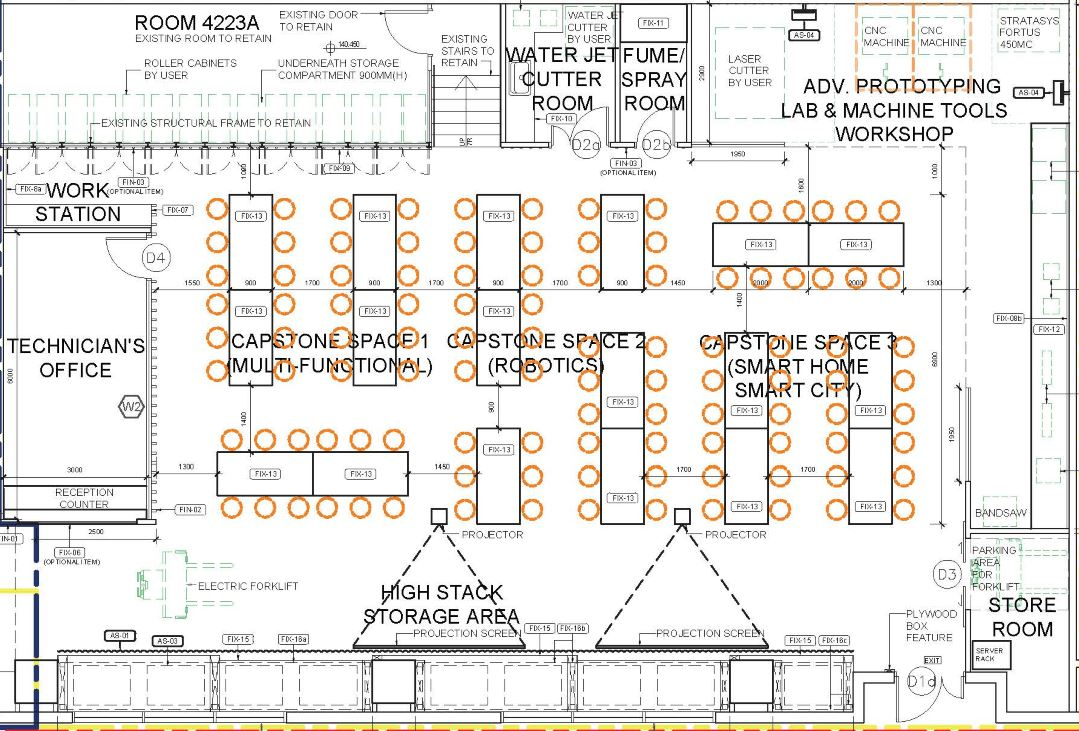
#> input picture Map.jpg, 1079 x 731 px
$ python display.py
#> lines starting #> are read from the running program, lines starting #| are printed output that depends on the picture; after the words box and inside, x2 and y2 are one past the last pixel; in counts of white or black regions, pixels touching at a corner belong together
### TaskAssignment.py
from sys import path
from external import *
from scipy.cluster.vq import kmeans
import typing
import math
import logging
from scipy.optimize import linear_sum_assignment
from tsp import TSP

class TaskAssignment:
    def __init__(self, trolley: list[Trolley], worker: list[Worker]):
        self._trolley = trolley
        self._worker = worker
        self._worker_capacity = 7
        self._dis_penalty_weight = 1.0/4.0

    # [5 lines left out: function update, not called in this run]

    def get_pos_array(self, l: list[Target]):
        pos = []
        for i in l:
            pos.append(i.get_position())
        return pos

    def assign_trolley_to_centroid(self, trolley: list[Target], centroids: list):
        t = self.get_pos_array(trolley)
        group_index = [0 for _ in range(len(trolley))]
        for i in range(len(t)):
            min_norm = math.inf
            min_index = 0
            for j in range(len(centroids)):
                dist = (t[i][0] - centroids[j][0]) **2 + (t[i][1] - centroids[j][1])  **2
                if dist < min_norm:
                    min_norm = dist
                    min_index = j
            group_index[i] = min_index
        return (group_index, centroids)

    def cluster(self, trolley: list[Trolley], num_cluster: int):
        t = self.get_pos_array(trolley)
        centroids= kmeans(t, num_cluster)[0]
        group_index, centroids = self.assign_trolley_to_centroid(trolley, centroids)
        return (group_index, centroids)

    def grouping(self) -> list[TrolleyGroup]:
        num_trolley = len(self._trolley)
        num_cluster = num_trolley // self._worker_capacity
        remaining_trolley = self._trolley
        remaining_centroids = []
        iter = 0
        while len(remaining_trolley) != 0:
            iter += 1
            group_index, centroids = self.cluster(remaining_trolley, num_cluster)
            keep_index = [0 for _ in range(len(centroids))]
            for i in range(len(centroids)):
                if group_index.count(i) <= self._worker_capacity:
                    keep_index[i] = 1

            remaining_centroids += [d for d, s in zip(centroids, keep_index) if s]
            remaining_trolley = [d for d, s in zip(remaining_trolley, group_index) if not keep_index[s]]
            logging.debug("Iter: %d Re: %d", iter, len(remaining_trolley))
            num_cluster = keep_index.count(0) + 1

        group_index, _= self.assign_trolley_to_centroid(self._trolley, remaining_centroids)
        group = []
        for i in range(len(remaining_centroids)):
            trolley = [d for d, s in zip(self._trolley, group_index) if s==i]
            x, y = remaining_centroids[i]
            group.append(TrolleyGroup(x, y, trolley))

        return group

    # [18 lines left out: functions assign_workers_to_groups, calculate_picking_order, not called in this run]

# [34 lines that do not run on import are left out]


### external.py
from datetime import datetime
from math import sqrt, inf

class Target:
    def __init__(self, x: float, y: float):
        self._x = x
        self._y = y
        self._create_time = datetime.now()

    def get_position(self):
        return (self._x, self._y)

    def get_position_int(self):
        return (int(round(self._x)), int(round(self._y)))

    def get_idle_time(self):
        return (datetime.now() - self._create_time).total_seconds()

    def get_distance(self, pos):
        return sqrt((pos[0]-self._x)**2 + (pos[1]-self._y)**2)


class Trolley(Target):
    def __init__(self, x: float, y: float):
        super().__init__(x, y)

    def get_reward(self) -> float:
        return self.get_idle_time() / 60.0 + 10


class Worker(Target):
    def __init__(self, x: float, y: float):
        super().__init__(x, y)

class TrolleyGroup(Trolley):
    def __init__(self, x: float, y: float, trolley: list[Trolley]):
        super().__init__(x, y)
        self._trolley = trolley

    # [5 lines left out: function get_reward, not called in this run]

    def get_trolleys(self) -> list[Trolley]:
        return self._trolley

    # [15 lines left out: functions get_trolleys_pos, get_closest_trolley, not called in this run]

### display.py
import cv2
import numpy as np
from TaskAssignment import *

class Visualization:
    def __init__(self, path_to_map: str, grid_num_in_x) -> None:
#> called with path_to_map = 'Map.jpg', grid_num_in_x = 60
        self._img_origin = cv2.imread(path_to_map)
#> self._img_origin is the input picture: shape (731, 1079, 3); mean B, G, R 228.4, 232, 234.1
        self._img = self._img_origin.copy()
        self._trolley = []
        self._worker = []
        self._groups = []
        self._match = []
        self._paths = []
        self._show = {"worker": True, "trolley":True, "groups":True, "match":True, "paths":True}

        cv2.namedWindow('img')
        cv2.moveWindow('img', 100, 200)
        cv2.setMouseCallback('img', self.mouse_event)

        X = np.linspace(start=0, stop= self._img_origin.shape[1], num=grid_num_in_x)
#> X = 60 values from 0 to 1079
        step = X[1] - X[0]
#> step = 18.29
        Y = np.arange(start=0, stop= self._img_origin.shape[0], step=step)
#> Y = 40 values from 0 to 713.2
        for x in X:
            cv2.line(self._img, (int(x), 0),(int(x),  self._img.shape[0]-1), (0,0,255), 1)
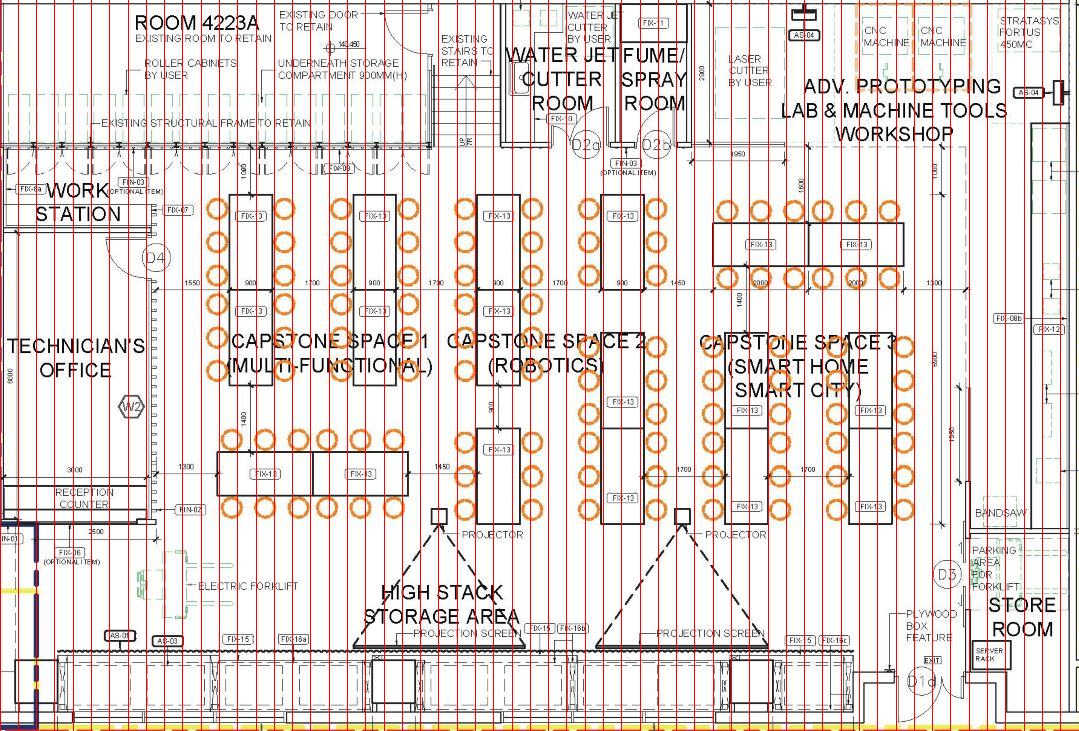
#> self._img: shape (731, 1079, 3); 5.47% of pixels changed, all inside (x1, y1, x2, y2) = (0, 0, 1061, 731)
        for y in Y:
            cv2.line(self._img, (0, int(y)),( self._img.shape[1]-1, int(y)), (0,0,255), 1)
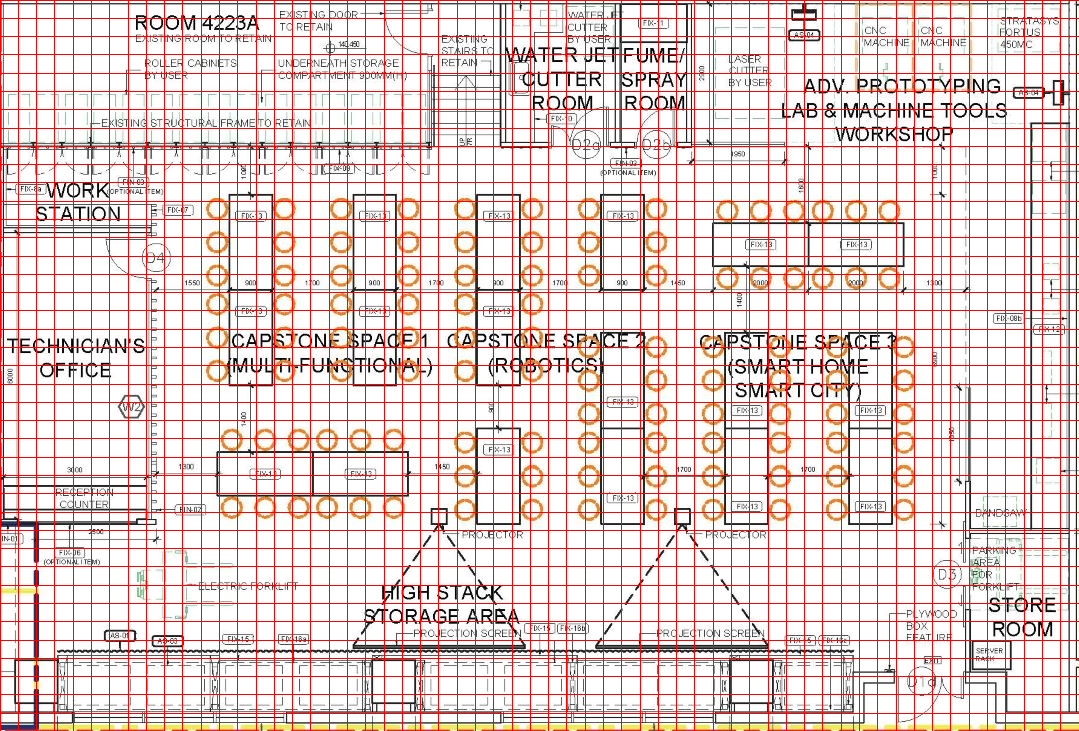
#> self._img: shape (731, 1079, 3); 5.17% of pixels changed, all inside (x1, y1, x2, y2) = (1, 0, 1079, 714)

    def draw_worker(self, img, worker: list[Worker]):
        for w in worker:
            cv2.circle(img, w.get_position_int(), 8, (0,255,0), -1)

    def draw_trolley(self, img, trolley: list[Trolley]):
        for t in trolley:
            cv2.circle(img, t.get_position_int(), 12, (0,0,255), -1)

    def draw_groups(self, img, groups: list[TrolleyGroup]):
        for i in groups:
            cv2.circle(img, i.get_position_int(), 8, (150,0,255), -1)
            for j in i.get_trolleys():
                cv2.line(img, i.get_position_int(),j.get_position_int(), (0,120,255), 5)
            cv2.putText(img,str(round(i.get_reward(),4)), i.get_position_int(), cv2.FONT_HERSHEY_SIMPLEX , 1,(0,0,0),thickness=2)

    def draw_match(self, img, worker: list[Worker], groups: list[TrolleyGroup], match: list):
        for i, m in enumerate(match):
            if m != -1:
                cv2.line(img, worker[i].get_position_int(), groups[m].get_position_int(), (0,195,255), 5)

    def draw_path(self, img, worker: list[Worker], groups: list[TrolleyGroup], match: list, paths:list[list[int]]):
        for i, p in enumerate(paths):
            from_pos = worker[i].get_position_int()
            trolleys_pos = groups[match[i]].get_trolleys_pos()
            for node in p[:-1]:
                to_pos = trolleys_pos[node]
                cv2.line(img, (int(from_pos[0]), int(from_pos[1])), (int(to_pos[0]), int(to_pos[1])), (0,120,120), 3)
                from_pos = to_pos

    def mouse_event(self, event, x, y, flags, param):
        print("x: %f y:%f"%(x,y))

    def update(self, trolley: list[Trolley] = None, worker: list[Worker]= None, groups: list[TrolleyGroup] = None, match: list = None, paths=None):
        if trolley is not None:
            self._trolley = trolley
        if worker is not None:
            self._worker = worker
        if groups is not None:
            self._groups = groups
        if match is not None:
            self._match = match
        if paths is not None:
            self._paths = paths

    def on_off_show(self, **kwargs):
        for k in kwargs.keys():
            if k in self._show.keys():
                self._show[k] = not self._show[k]


    def draw(self):
        img = self._img.copy()
        if self._show["match"]:
            self.draw_match(img, self._worker, self._groups, self._match)
        if self._show["groups"]:
            self.draw_groups(img, self._groups)
        if self._show["paths"]:
            self.draw_path(img, self._worker, self._groups, self._match, self._paths)
        if self._show["trolley"]:
            self.draw_trolley(img,  self._trolley)
        if self._show["worker"]:
            self.draw_worker(img,  self._worker)

        cv2.imshow("img", img)


if __name__ == "__main__":
    v = Visualization("Map.jpg", 60)
    num_w = 10
    num_t = 50
    w = np.concatenate((np.random.rand(num_w,1) * 1078, np.random.rand(num_w,1)*730), axis=1)
    t = np.concatenate((np.random.rand(num_t,1) * 1078, np.random.rand(num_t,1)*730), axis=1)
    t_list = []
    w_list = []
    for i in range(len(t)):
        t_list.append(Trolley(t[i, 0], t[i, 1]))
    for i in range(len(w)):
        w_list.append(Worker(w[i, 0], w[i, 1]))

    v.update(worker=w_list, trolley=t_list)
    assign = TaskAssignment(t_list, w_list)
    groups = assign.grouping()

    while True:
        v.draw()
#> after the loop in draw_trolley, `for t in trolley:`:
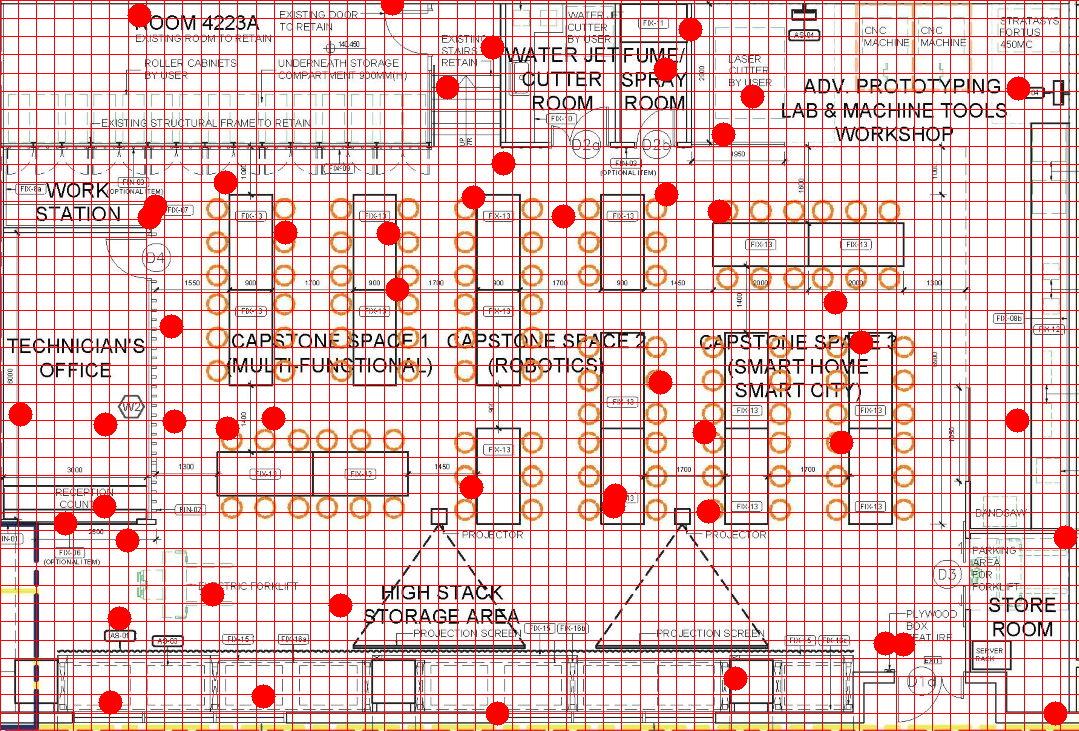
#> img: shape (731, 1079, 3); 2.43% of pixels changed, all inside (x1, y1, x2, y2) = (8, 1, 1078, 726)
#> after the loop in draw_worker, `for w in worker:`:
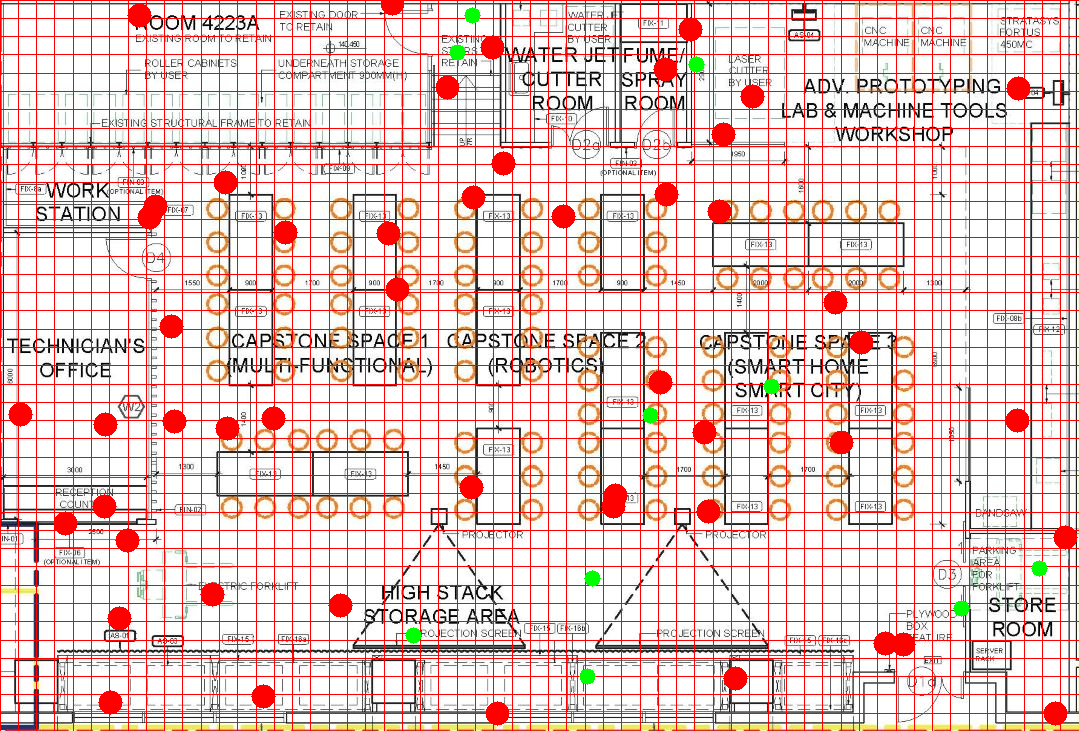
#> img: shape (731, 1079, 3); 0.25% of pixels changed, all inside (x1, y1, x2, y2) = (405, 7, 1048, 685)
        if cv2.waitKey(1) == ord('q'):
#> (key q is pressed here)
            break
